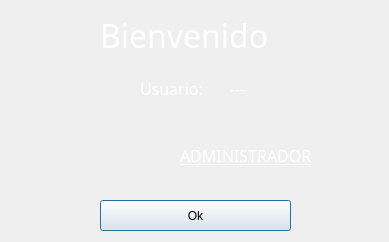
<?xml version="1.0" encoding="UTF-8"?>
<ui version="4.0">
 <class>Init_Mess</class>
 <widget class="QDialog" name="Init_Mess">
  <property name="geometry">
   <rect>
    <x>0</x>
    <y>0</y>
    <width>389</width>
    <height>242</height>
   </rect>
  </property>
  <property name="windowTitle">
   <string>Dialog</string>
  </property>
  <property name="styleSheet">
   <string notr="true">QPushButton:hover{
	background-color: rgb(0, 0, 0);
}</string>
  </property>
  <widget class="QLabel" name="background_image">
   <property name="geometry">
    <rect>
     <x>0</x>
     <y>0</y>
     <width>391</width>
     <height>251</height>
    </rect>
   </property>
   <property name="text">
    <string/>
   </property>
   <property name="pixmap">
    <pixmap resource="../Imagenes/imagenes_proyecto.qrc">:/iconos/fondo.png</pixmap>
   </property>
   <property name="scaledContents">
    <bool>true</bool>
   </property>
  </widget>
  <widget class="QLabel" name="image">
   <property name="geometry">
    <rect>
     <x>20</x>
     <y>70</y>
     <width>111</width>
     <height>101</height>
    </rect>
   </property>
   <property name="styleSheet">
    <string notr="true"/>
   </property>
   <property name="text">
    <string/>
   </property>
   <property name="pixmap">
    <pixmap resource="../Imagenes/imagenes_proyecto.qrc">:/iconos/client.png</pixmap>
   </property>
   <property name="scaledContents">
    <bool>true</bool>
   </property>
  </widget>
  <widget class="QLabel" name="title">
   <property name="geometry">
    <rect>
     <x>100</x>
     <y>20</y>
     <width>191</width>
     <height>31</height>
    </rect>
   </property>
   <property name="font">
    <font>
     <family>Shrikhand</family>
     <pointsize>24</pointsize>
     <weight>50</weight>
     <bold>false</bold>
     <underline>true</underline>
    </font>
   </property>
   <property name="styleSheet">
    <string notr="true">color:rgb(255, 255, 255)</string>
   </property>
   <property name="text">
    <string>Bienvenido</string>
   </property>
  </widget>
  <widget class="QLabel" name="user">
   <property name="geometry">
    <rect>
     <x>140</x>
     <y>80</y>
     <width>81</width>
     <height>16</height>
    </rect>
   </property>
   <property name="font">
    <font>
     <family>Shrikhand</family>
     <pointsize>12</pointsize>
     <weight>50</weight>
     <italic>false</italic>
     <bold>false</bold>
     <underline>true</underline>
    </font>
   </property>
   <property name="styleSheet">
    <string notr="true">color:rgb(255, 255, 255)</string>
   </property>
   <property name="text">
    <string>Usuario:</string>
   </property>
  </widget>
  <widget class="QLabel" name="change_user">
   <property name="geometry">
    <rect>
     <x>230</x>
     <y>80</y>
     <width>141</width>
     <height>16</height>
    </rect>
   </property>
   <property name="font">
    <font>
     <family>Shrikhand</family>
     <pointsize>12</pointsize>
    </font>
   </property>
   <property name="styleSheet">
    <string notr="true">color:rgb(255, 255, 255)</string>
   </property>
   <property name="text">
    <string>---</string>
   </property>
  </widget>
  <widget class="QLabel" name="change_worker">
   <property name="geometry">
    <rect>
     <x>180</x>
     <y>140</y>
     <width>161</width>
     <height>31</height>
    </rect>
   </property>
   <property name="font">
    <font>
     <family>Shrikhand</family>
     <pointsize>12</pointsize>
     <weight>50</weight>
     <italic>false</italic>
     <bold>false</bold>
     <underline>true</underline>
    </font>
   </property>
   <property name="styleSheet">
    <string notr="true">color:rgb(255, 255, 255)</string>
   </property>
   <property name="text">
    <string>ADMINISTRADOR</string>
   </property>
  </widget>
  <widget class="QPushButton" name="pushButton">
   <property name="geometry">
    <rect>
     <x>100</x>
     <y>200</y>
     <width>191</width>
     <height>31</height>
    </rect>
   </property>
   <property name="styleSheet">
    <string notr="true">border-radius:5px;
border:2px solid white;
color:rgb(255, 255, 255);
font: 14pt &quot;Shrikhand&quot;;

hover{
	background-color: rgb(0, 0, 0);
	color:rgb(255, 255, 255)

}</string>
   </property>
   <property name="text">
    <string>Ok</string>
   </property>
  </widget>
 </widget>
 <resources>
  <include location="../Imagenes/imagenes_proyecto.qrc"/>
 </resources>
 <connections/>
</ui>
